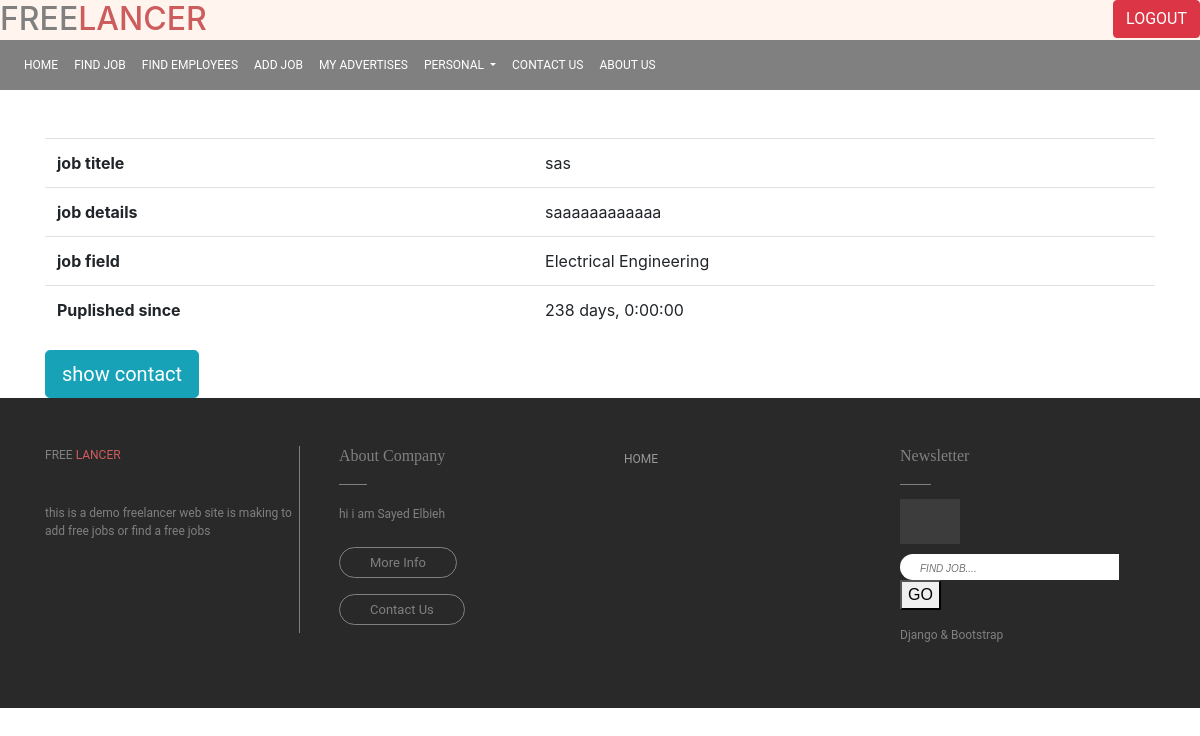
Page /advertis/view-adv/16 (signed in) on the committed database.
### Advertis/models.py (models this page shows, shortened)
class adver_m (models.Model):
    user=models.ForeignKey(User,on_delete=models.CASCADE)
    title=models.CharField(max_length=120,blank=False)
    details=models.TextField(max_length=500,blank=False)
    date=models.DateField(auto_now_add=True)
    field=models.CharField(max_length=50,choices=JOb_CHOICES,default='Other')
    status=models.CharField(max_length=22,choices=status_choises,default="waiting admin approval")

### Advertis/views.py (the view)
# urls.py: url(r'^view-adv/(?P<adv_id>[0-9]*)$',views.adv_details,name="adv_details"),
@login_required(login_url="/login/")
def adv_details(request,adv_id):
     adv=adver_m.objects.get(pk=adv_id)
     creation_date=adv.date
     since=date.today()-creation_date
     return render(request,"Advertis/adv_details.html",context={"adv":adv , "since":since})

### templates/Advertis/adv_details.html (shortened to what this page needs)
{% extends "base.html" %}
{% block content %}
     <div class="container" id="adv">
     <table class="table">
    <tbody>
    <tr>
      <th id="titel" >job titele</th>
      <td>{{ adv.title }}</td>
        <br>
    </tr>
     <tr>
      <th  id="titel">job details</th>
      <td>{{ adv.details }}</td>
         <br>
    </tr>
     <tr>
      <th id="titel" >job field</th>
      <td>{{ adv.field }}</td>
    </tr>
    <tr>
      <th id="titel" >Puplished since</th>
      <td>{{ since }}</td>
    </tr>
    </tbody>
</table>
         <a tabindex="0" class="btn btn-lg btn-info" role="button" data-toggle="popover" data-trigger="focus" title="advertiser contact" data-content="
          name : {{ adv.user }}
          whatsapp:{{adv.user.profile.whatsapp}}
          phone: {{adv.user.profile.phone }}
          email:{{ adv.user.email }}
          ">show contact</a>
    </div>
{%endblock %}

### project_static/template/footer/footer.css (style rules this page uses)
footer p, a { font-size: 12px; font-family: 'Roboto', sans-serif; }
::placeholder { font-size: 10px; padding-left: 10px; font-style: italic; }

### rows in the picture
adver_m: title "sas", details "saaaaaaaaaaaa", field "Electrical Engineering"
